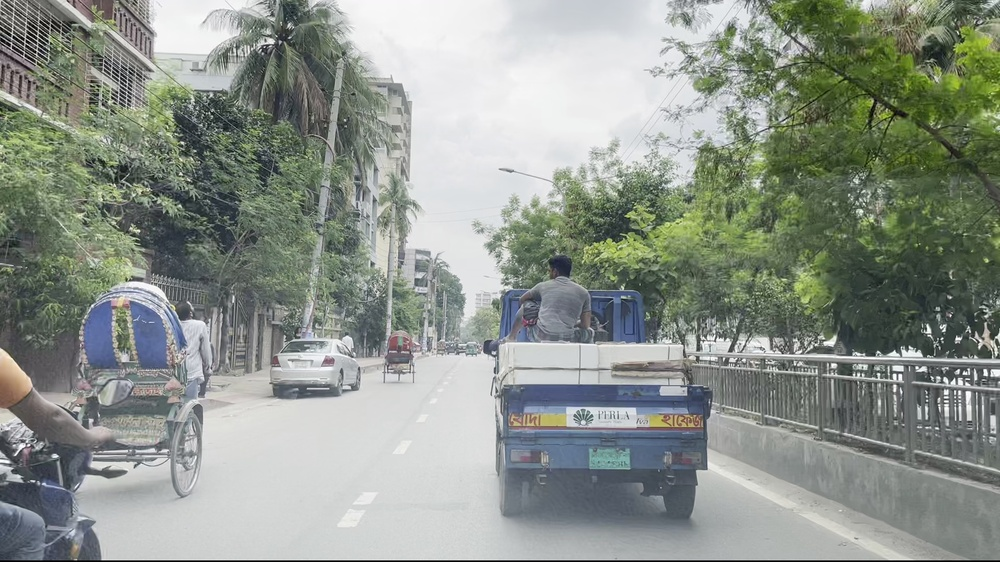
#> input picture Project1/box draw/train4.jpg, 1000 x 562 px, shrunk from 1920 x 1080 before the run
$ python draw.py
#> lines starting #> are read from the running program, lines starting #| are printed output that depends on the picture; after the words box and inside, x2 and y2 are one past the last pixel; in counts of white or black regions, pixels touching at a corner belong together
import cv2
import os

# ----------------------------
# File names
# ----------------------------
image_path = "train4.jpg"
label_path = "train4.txt"
classes_path = "classes.txt"

# ----------------------------
# Load class names
# ----------------------------
with open(classes_path, "r") as f:
#> (reads Project1/box draw/classes.txt from the repository)
    classes = [line.strip() for line in f.readlines()]

# ----------------------------
# Load image
# ----------------------------
image = cv2.imread(image_path)
#> image is the input picture: shape (562, 1000, 3); mean B, G, R 139.8, 148.1, 141.3
height, width = image.shape[:2]
#> height = 562; width = 1000

# ----------------------------
# Read YOLO labels
# ----------------------------
with open(label_path, "r") as f:
#> (reads Project1/box draw/train4.txt from the repository)
    labels = f.readlines()

# ----------------------------
# Draw boxes
# ----------------------------
for label in labels:

    class_id, x_center, y_center, box_w, box_h = map(float, label.split())

    class_id = int(class_id)

    # Convert YOLO normalized coordinates to pixels
    x_center *= width
    y_center *= height
    box_w *= width
    box_h *= height

    x1 = int(x_center - box_w / 2)
    y1 = int(y_center - box_h / 2)
    x2 = int(x_center + box_w / 2)
    y2 = int(y_center + box_h / 2)

    # Draw rectangle
    cv2.rectangle(image, (x1, y1), (x2, y2), (0, 255, 0), 2)

    # Draw class name
    class_name = classes[class_id]

    cv2.putText(
        image,
        class_name,
        (x1, max(y1 - 10, 20)),
        cv2.FONT_HERSHEY_SIMPLEX,
        0.7,
        (0, 255, 0),
        2
    )
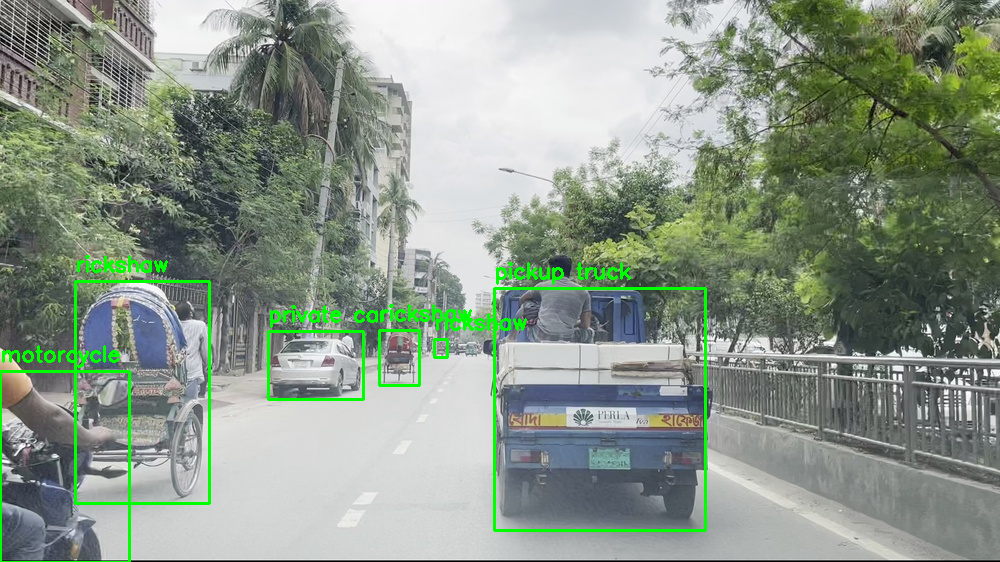
#> image: shape (562, 1000, 3); 2.22% of pixels changed, all inside (x1, y1, x2, y2) = (0, 255, 707, 562)

# ----------------------------
# Save result
# ----------------------------
cv2.imwrite("output.jpg", image)

print("Done! Saved as output.jpg")

# Optional: Show image
cv2.imshow("YOLO Bounding Boxes", image)
cv2.waitKey(0)
cv2.destroyAllWindows()
